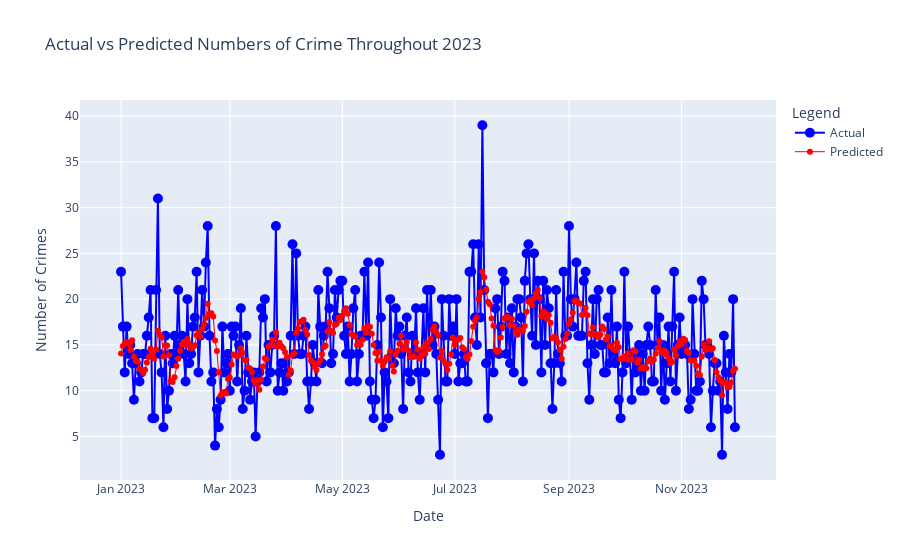

Notebook code for this chart:
### Code cell
# Split the data based on the year
train = df_daily_crime_merge[df_daily_crime_merge.index.year < 2023]
test = df_daily_crime_merge[df_daily_crime_merge.index.year == 2023]

# Separate features and target variable for training and testing sets
# 'Crime_Count' is the target variable; everything else can be used for training
X_train = train.drop('Crime_Count', axis=1)
y_train = train['Crime_Count']
X_test = test.drop('Crime_Count', axis=1)
y_test = test['Crime_Count']

# Initialize and train the Linear Regression model
model = LinearRegression()
model.fit(X_train, y_train)

# Make predictions and evaluate the model
predictions = model.predict(X_test)
mse = mean_squared_error(y_test, predictions)
mae = mean_absolute_error(y_test, predictions)
r2 = r2_score(y_test, predictions)
print(f"Mean Squared Error: {mse: .2f}")
print(f"Mean Absolute Error: {mae: .2f}")
print(f"R-squared (R^2) Score: {r2: .2f}")

# Plotting the actual vs predicted values
# Create traces
trace1 = go.Scatter(
    x=y_test.index,
    y=y_test,
    mode='lines+markers',
    name='Actual',
    marker=dict(color='blue',size=10),
    line=dict(width=2)
    
)

trace2 = go.Scatter(
    x=y_test.index,
    y=predictions,
    mode='lines+markers',
    name='Predicted',
    marker=dict(color='red'),
    line=dict(width=1)
)

# Create the figure
fig = go.Figure(data=[trace1, trace2])

# Update layout
fig.update_layout(
    title='Actual vs Predicted Numbers of Crime Throughout 2023',
    xaxis_title='Date',
    yaxis_title='Number of Crimes',
    legend_title='Legend',
    template="plotly"
)

# Show the figure
fig.show()

### Figure 1 — Plotly figure (JSON) as saved in the notebook; plotly's stock layout.template omitted (floating-point values rounded to 4 significant figures; data arrays with more than 128 entries replaced by an {"elided": "..."} marker saying what was removed)
{"data": [{"line": {"width": 2}, "marker": {"color": "blue", "size": 10}, "mode": "lines+markers", "name": "Actual", "x": {"elided": "334 str values"}, "y": {"elided": "334 int values"}, "type": "scatter"}, {"line": {"width": 1}, "marker": {"color": "red"}, "mode": "lines+markers", "name": "Predicted", "x": {"elided": "334 str values"}, "y": {"elided": "334 float values"}, "type": "scatter"}], "layout": {"title": {"text": "Actual vs Predicted Numbers of Crime Throughout 2023"}, "xaxis": {"title": {"text": "Date"}}, "yaxis": {"title": {"text": "Number of Crimes"}}, "legend": {"title": {"text": "Legend"}}}}
